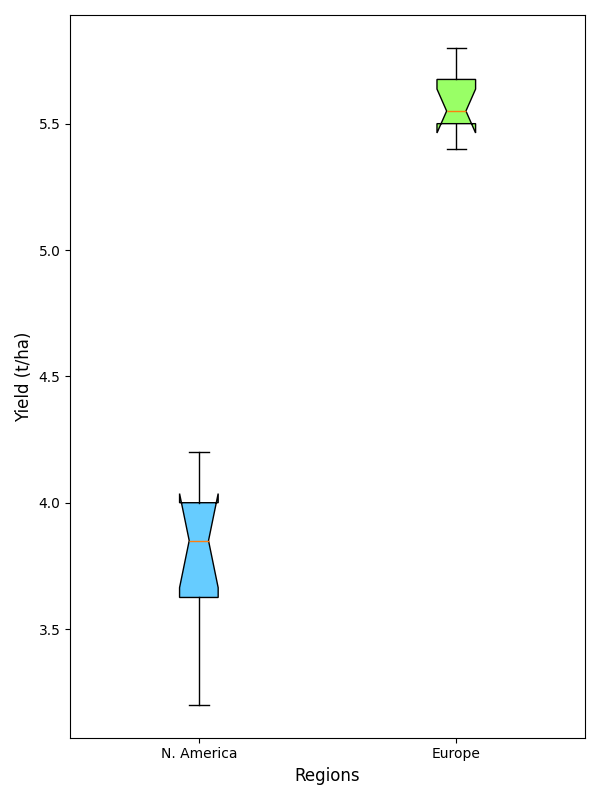

Recreate this plot in Python.
import matplotlib.pyplot as plt

# Define regions and data
regions = ['N. America', 'Europe']
wheat_na = [3.2, 3.5, 3.6, 4.0, 4.2, 3.9, 4.1, 3.8, 4.0, 3.7]
wheat_eu = [5.5, 5.4, 5.6, 5.7, 5.8, 5.5, 5.6, 5.4, 5.7, 5.5]
data_wheat = [wheat_na, wheat_eu]

fig, ax = plt.subplots(figsize=(6, 8))

# Plot Wheat Yields
box_wheat = ax.boxplot(data_wheat, vert=True, patch_artist=True, labels=regions, notch=True)

# New colors for each region's box
colors = ['#66CCFF', '#99FF66']

for patch, color in zip(box_wheat['boxes'], colors):
    patch.set_facecolor(color)

# Set labels
ax.set_ylabel('Yield (t/ha)', fontsize=12)
ax.set_xlabel('Regions', fontsize=12)

plt.tight_layout()
plt.show()
